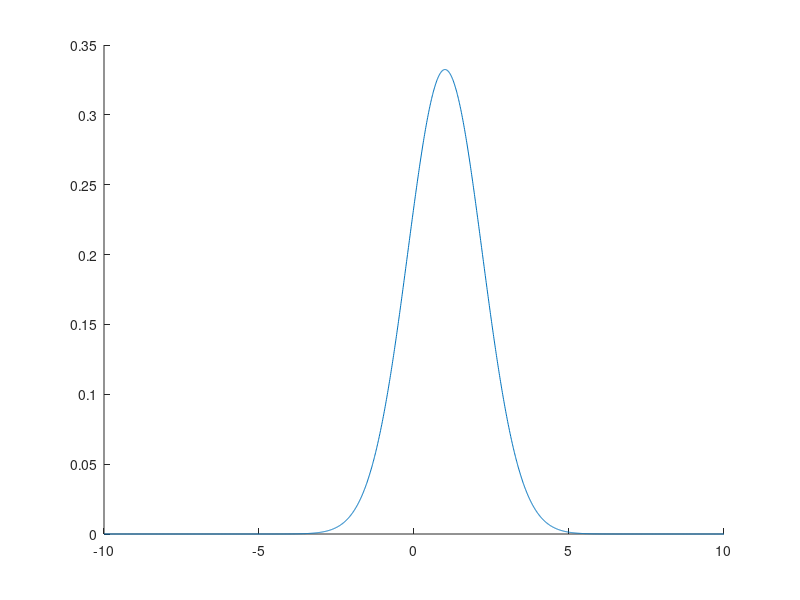

Here is the MATLAB script that generated this plot: (Note: this script raises an error after producing the figure.)
% momentGeneratingFuncTutorial
% Michael Shadlen 2003
% Revision date June 28, 2004
% Feb 2007, minor edits

% Dependencies: mgf.m

% This tutorial introduces the moment generating function. It complements (and
% repeats to some extent) the section in my mathematica tutorial on Wald's
% identity (Wald_identity.nb). 
%
% My goal is to develop a few basic intuitions that are essential for
% understanding Wald's identity and its connection to the psychometric function.
% Here are the topics you need to understand.
% The basic definition of the MGF
% The use of the MGF to calculate moments
% The MFG for a random variable, z, that is the sum of two independent random
% variables, x + y, is the product of the MGF's associated with these two random
% variables. 
% Intuitions for why the moment generating function looks the way it does. One
% of the more important goals is to gain an intuition for how changes in the
% properties of a random variable, its mean and variance, affect a special point
% on the moment generating function where it reaches 1: the special root,
% theta1. The reason we care about this is spelled out in the mathematica
% tutorial. It is the connection between Wald's Identity and the psychometric
% function.
%

% This short tutorial accomplishes two things. In part 1, we define the moment
% generating function (mgf) and use it to compute moments (hence the name). In
% the second part, we look for the existence of a special root to the mgf. This
% is the nonzero solution of the equation mgf(z) = 0. 

%%%%%%%%%%%%%%%%%%%%%%%%%%%%%%
%% Part 1. The Moment Generating Function. Definition and properties
% 
% The MGF is a transform of a probability function or a probability density
% function. The PDF, f(x),  is the likelihood (or probability) of observing a
% random value, x. The MFG, M(theta) is a function of a new variable. Think of
% it the same way you would think of a fourier or laplace transform.

% Let's begin with an example of something familiar.
clear all

% define an x axis. We use x for the random variable
dx = .01;            % use this to control the sampling interval for x
x = [-10:dx:10]';

% Let's start with the normal distribution. We'll play with other distributions
% later.
u = 1; s = 1.2;       % mean and standard deviation
pdf = normpdf(x,u,s);

% Look at the probability density function (pdf)
figure(1), clf, hold on, plot(x,pdf)
axprefs(gca)
xlabel('x'); ylabel('Probability density')

% The moment generating function is a function of a new variable, theta. It is
% the expected value of exp(theta*x), where x is our random variable. Notice
% that for any value of theta, the expectation of e^(theta*x) is a number.

% define a theta axis. You may have to try a different range, depending on your
% choice of mean, stdev, etc.
dtheta = .01;       %  the grain of the axis
theta = [-3:dtheta:1]';

% The mgf at each value of theta is the expectation of exp(thata(i) * x)
% The expectation is just the  sum of exp(thata(i) * x) with each term weighted
% by the probability of of observing x. For example, when theta = 0
i = find(theta==0)  % i is the index to the theta vector, such that theta(i) is 0.
y = trapz(x, exp(theta(i).*x)  .* pdf)
% Convince yourself that all moment generating functions must return 1 at M(0).

% Try some other values.

% I wrote a function to handle processing of a vector of values in theta
y = mgf(theta,x,pdf);
figure(2), clf, hold on, plot(theta,y)
axprefs(gca); xlabel('\theta'); ylabel('M(\theta)')
set(gca,'YLim',[min([-.1 min(get(gca,'YLim'))]) 5])
line(get(gca,'XLim'),[1 1], 'LineStyle','--');

% The goal of the next section is to get a feel for why the MGF looks the way it
% does. Let's just notice a few things about this function. We already noticed
% that the value at theta=0 is 1. It should also be obvious that all values must
% be greater than or equal to 0.  Remember, it's just a weighted average of
% exp(...).  Notice that on one side of 0, the function keeps getting bigger. On
% the other side of 0, it dips below 1 and then rises again, crossing 1 at
% another point. That crossing point  turns out to be very important for
% psychophysics. We'll spend time on it later. 
 % For the moment (no pun intended) let's develop an
% intuition for these properties.

% The moment generating function has its name because if you take its derivative
% at theta=0, you get the 1st moment of x. In other words the mean. If you take
% the second derivative, again evaluated at theta=0, you obtain the 2nd moment:
% the average of the square of x. And so forth for higher derivatives and
% moments. This is easy to see in the math. Look at section 1.2 of
% Wald_identity.nb.  Here, let's convince ourselves of this using numerical
% approximations.

% The first moment is the expectation of x (i.e., the mean). We know what to
% expect, because we set the mean = u
u
% Or we can get this from 
normstat(u,s)
% or by calculating the expectation as the weighted sum of x's (weights from the
% pdf)
trapz(x,x .* pdf)
% OR we can differentiate the mgf and evaluate the derivative at 0
% To differentiate, we use diff
d = diff(y) ./ dtheta;
% These are right sided differences x(2)-x(1), x(3)-x(2), ... 
% the derivative at theta=0 is not represented directly. We'll approximate it by
% looking at the two vals on either side of 0
n = find(theta==0)
% interpolate to approximate the value of the derivative at 0.
derivAt0 = mean([d(n-1) d(n)])

% This also provides some intution for why the MGF's appearance. At theta=0, we
% know that the tangent to the curve should have slope = u.

% show the deriv on the fig
L = abs(theta) < .35;
tanLine = derivAt0*theta +1;
plot(theta(L), tanLine(L),'k')

% The second moment is the expectation of x^2. We also know what this should be,
% because we set u and s, above.
% Since the variance is <x^2> - <x>^2,  the second moment should be
m2 = s^2 + u^2
% or calculating directly
trapz(x,x.^2 .* pdf)
% or using the moments
dd = diff(y,2) ./ dtheta^2;
dd(n-1)         % 2nd derivative evaluated at 0

% Looking at the curve, we're not surprised that it is convex up at theta=0. The
% second moment has to be positive. If the variance were larger, then the degree
% of convexity would increase, making for a tighter U-shaped curve. Let's pay
% attention to the point on the left portion of the curve where it crosses the
% dashed line. The value of theta where this occurs is theta_1. This value is
% going to turn out to be very important to us. So pay close attention to this
% point in the following graphs.
%
u1 = 1; s1 = 1.2;       % mean and standard deviation
u2 = u1; s2 = 1.5 * s1;  % same mean, bigger stdev
pdf1 = normpdf(x,u1,s1);
pdf2 = normpdf(x,u2,s2);
MGF1 = mgf(theta,x,pdf1);
MGF2 = mgf(theta,x,pdf2);
% Look at the probability density function (pdf)
figure(1), clf, hold on, plot(x,pdf1, x, pdf2)
axprefs(gca)
xlabel('x'); ylabel('Probability density')
title('same mean, larger stdev')
% and MGF
figure(2), clf, hold on, plot(theta,MGF1,theta, MGF2)
axprefs(gca); xlabel('\theta'); ylabel('M(\theta)')
set(gca,'YLim',[min([-.1 min(get(gca,'YLim'))]) 5])
line(get(gca,'XLim'),[1 1], 'LineStyle','--');
L = abs(theta) < .35;
tanLine1 = u1*theta +1;
tanLine2 = u2*theta +1;
plot(theta(L), tanLine1(L),theta(L), tanLine2(L))
title('same mean, larger stdev (green)')

% This is an important intuition to hang on to. If the convexity were greater,
% the second point where the curve crosses the horizontal line would move closer
% to theta=0.  In other words theta_1 would be smaller in absolute magnitude. 

% If the variance were smaller, the convexity would be lower and theta_1 would
% move off to the left, further from 0.
%
u1 = 1; s1 = 1.2;       % mean and standard deviation
u2 = u1; s2 = .7 * s1;  % same mean, smaller stdev
pdf1 = normpdf(x,u1,s1);
pdf2 = normpdf(x,u2,s2);
MGF1 = mgf(theta,x,pdf1);
MGF2 = mgf(theta,x,pdf2);
% Look at the probability density function (pdf)
figure(3), clf, hold on, plot(x,pdf1, x, pdf2)
axprefs(gca)
xlabel('x'); ylabel('Probability density')
title('same mean, smaller stdev')
% and MGF
figure(4), clf, hold on, plot(theta,MGF1,theta, MGF2)
axprefs(gca); xlabel('\theta'); ylabel('M(\theta)')
set(gca,'YLim',[min([-.1 min(get(gca,'YLim'))]) 5])
line(get(gca,'XLim'),[1 1], 'LineStyle','--');
L = abs(theta) < .35;
tanLine1 = u1*theta +1;
tanLine2 = u2*theta +1;
plot(theta(L), tanLine1(L),theta(L), tanLine2(L))
title('same mean, smaller stdev')



% If the mean were larger, but the convexity did not change,
% then the slope at 0 would increase, and that would push theta_1 away from 0.
%
u1 = 1; s1 = 1.2;       % mean and standard deviation
u2 = 1.5*u1; s2 = s1;  % larger mean, same stdev
pdf1 = normpdf(x,u1,s1);
pdf2 = normpdf(x,u2,s2);
MGF1 = mgf(theta,x,pdf1);
MGF2 = mgf(theta,x,pdf2);
% Look at the probability density function (pdf)
figure(5), clf, hold on, plot(x,pdf1, x, pdf2)
axprefs(gca)
xlabel('x'); ylabel('Probability density')
title('larger mean, same stdev')
% and MGF
figure(6), clf, hold on, plot(theta,MGF1,theta, MGF2)
axprefs(gca); xlabel('\theta'); ylabel('M(\theta)')
set(gca,'YLim',[min([-.1 min(get(gca,'YLim'))]) 5])
line(get(gca,'XLim'),[1 1], 'LineStyle','--');
L = abs(theta) < .35;
tanLine1 = u1*theta +1;
tanLine2 = u2*theta +1;
plot(theta(L), tanLine1(L),theta(L), tanLine2(L))
title('larger mean, same stdev')

% If the mean were smaller, but the convexity did not change,
% then the slope at 0 would decrease, and that pull theta_1 closer to the origin
%
u1 = 1; s1 = 1.2;       % mean and standard deviation
u2 = .75*u1; s2 = s1;  % smaller mean, same stdev
pdf1 = normpdf(x,u1,s1);
pdf2 = normpdf(x,u2,s2);
MGF1 = mgf(theta,x,pdf1);
MGF2 = mgf(theta,x,pdf2);
% Look at the probability density function (pdf)
figure(7), clf, hold on, plot(x,pdf1, x, pdf2)
axprefs(gca)
xlabel('x'); ylabel('Probability density')
title('smaller mean, same stdev')
% and MGF
figure(8), clf, hold on, plot(theta,MGF1,theta, MGF2)
axprefs(gca); xlabel('\theta'); ylabel('M(\theta)')
set(gca,'YLim',[min([-.1 min(get(gca,'YLim'))]) 5])
line(get(gca,'XLim'),[1 1], 'LineStyle','--');
L = abs(theta) < .35;
tanLine1 = u1*theta +1;
tanLine2 = u2*theta +1;
plot(theta(L), tanLine1(L),theta(L), tanLine2(L))
title('smaller mean, same stdev')

% Now check this out. We can pit these two tendencies against each other. It
% turns out that their effects cancel if we change the mean and variance by the
% same amount. 

u1 = 1; s1 = 1.2;       % mean and standard deviation
u2 = 1.5*u1; s2 = sqrt(1.5)*s1;  % proportionately larger mean and variance
pdf1 = normpdf(x,u1,s1);
pdf2 = normpdf(x,u2,s2);
MGF1 = mgf(theta,x,pdf1);
MGF2 = mgf(theta,x,pdf2);
% Look at the probability density function (pdf)
figure(9), clf, hold on, plot(x,pdf1, x, pdf2)
axprefs(gca)
xlabel('x'); ylabel('Probability density')
title('mean and variance scaled identically')
% and MGF
figure(10), clf, hold on, plot(theta,MGF1,theta, MGF2)
axprefs(gca); xlabel('\theta'); ylabel('M(\theta)')
set(gca,'YLim',[min([-.1 min(get(gca,'YLim'))]) 5])
line(get(gca,'XLim'),[1 1], 'LineStyle','--');
L = abs(theta) < .35;
tanLine1 = u1*theta +1;
tanLine2 = u2*theta +1;
plot(theta(L), tanLine1(L),theta(L), tanLine2(L))
title('mean and variance scaled identically')

% That's an important observation. For the gaussian distribution this special crossing
% point, theta_1, is a function of the ratio of variance and mean. If they are
% kept the same, theta_1 does not change. That's not to say that the MGF doesn't
% change. You can see from Figure 10 that it does. But that value, theta_1, is
% going to turn out to be pivotal to the performance.

% Already, you should be scratching your head skeptically. Shouldn't performance
% have something to do with signal to noise ratio, hence mean and standard
% deviation? Yet the theta_1 depends on mean and *variance*.  Store the thought.
% We have yet to connect theta_1 to the psychometric function.


% Let's expand our intuitions by looking at MGFs associated with mean=0 or mean
% < 0.  Let's start with the former.

% When the mean is zero, we know that the slope of the MGF at theta=0 is flat.
% Moreover, the function is convex up. So there's no 2nd crossing of the
% horizontal line. theta_1 is effectively 0. 
%
u1 = 0; s1 = 1.2;       % mean 0; same standard deviation as above
u2 = 0; s2 = sqrt(1.5)*s1;  % same mean, bigger variance
pdf1 = normpdf(x,u1,s1);
pdf2 = normpdf(x,u2,s2);
MGF1 = mgf(theta,x,pdf1);
MGF2 = mgf(theta,x,pdf2);
% Look at the probability density function (pdf)
figure(11), clf, hold on, plot(x,pdf1, x, pdf2)
axprefs(gca)
xlabel('x'); ylabel('Probability density')
title('mean = 0, green has larger variance')
% and MGF
figure(12), clf, hold on, plot(theta,MGF1,theta, MGF2)
axprefs(gca); xlabel('\theta'); ylabel('M(\theta)')
set(gca,'YLim',[min([-.1 min(get(gca,'YLim'))]) 5])
line(get(gca,'XLim'),[1 1], 'LineStyle','--');
L = abs(theta) < .35;
tanLine1 = u1*theta +1;
tanLine2 = u2*theta +1;
plot(theta(L), tanLine1(L),theta(L), tanLine2(L))
title('mean = 0, green has larger variance')

% When the mean is less than 0, everything simply flips around the y-axis
% I think this only seems obvious, but if you think about it (or do the math)
% you'll see that  if pdf2(x) = pdf1(-x), then the weighted averages of
% exp(theta*x) with weights given by pdf2 have to correspond to the opposite
% signed theta. In any case we can see this graphically.


% I'll extend the range of theta so we can appreciate the symmetry.
th2 = [-3:dtheta:3]';

u1 = 1; s1 = 1.2;       % mean and standard deviation
u2 = -u1; s2 = s1;  % opposite sign mean, same stdev
pdf1 = normpdf(x,u1,s1);
pdf2 = normpdf(x,u2,s2);
MGF1 = mgf(th2,x,pdf1);
MGF2 = mgf(th2,x,pdf2);
% Look at the probability density function (pdf)
figure(13), clf, hold on, plot(x,pdf1, x, pdf2)
axprefs(gca)
xlabel('x'); ylabel('Probability density')
title('opposite means')
% and MGF
figure(14), clf, hold on, plot(th2,MGF1,th2, MGF2)
axprefs(gca); xlabel('\theta'); ylabel('M(\theta)')
set(gca,'YLim',[min([-.1 min(get(gca,'YLim'))]) 5])
line(get(gca,'XLim'),[1 1], 'LineStyle','--');
L = abs(th2) < .35;
tanLine1 = u1*th2 +1;
tanLine2 = u2*th2 +1;
plot(th2(L), tanLine1(L),th2(L), tanLine2(L))
title('opposite means')

% The ability to think about the negative version of a random variable will be
% important in a moment when we consider sums of RVs.

% Make some figs for 

for i = 1:14
    figure(i)
    s = sprintf('print -dtiffnocompression mgfFig%d.tif', i)
    eval(s)
end



%%%%%%%%%%%%%%%%%%%%%%%%%%%%%%%%%%%%%%%%%
%% Part 2. The MGF of a sums & differences of RVs
%%%%%%%%%%%%%%%%%%%%%%%%%%%%%%%%%%%%%%%%%
%
% I may fill this in with more intuition later. But here's the bottom line.
% Suppose x1 has distribution pdf1(x) and moment generating function M1(theta),
% and suppose x2 has distribution pdf2(x) and moment generating function
% M2(theta).  Consider the random variable, z. It has a pdf that is the
% convolution of pdf1(x) and pdf2(x). It has a moment generating function that
% is the product M1(theta).*M2(theta). 
%
% It may seem surprising that the pdf(z) is a convolution, but think about it.
% Suppose we know the value, x1. Then the conditional probability of observing
% any z as the sum x1 + x2  is the probability of choosing x2 = z-x1. That's pdf2(z-x1). To get the
% probability of getting z from the any sum, it's just a matter of integrating
% this conditional probability across all possible values of x1. 
%  
% pdf(z) =  integral of pdf1(x1) .* pdf2(z-x1)
%
% In other words pdf(z) = conv(pdf1, pdf2)
% 
% I'm not writing real matlab code here. We would have to be careful about axes.
%
% I'm not going to go through the math, but instead I'm appealing to an intution
% that I hope we share. If we were dealing with functions of time or space, we
% would know that the fourier transform of pdf(z) would be the product of the
% fourier transforms of pdf1 and pdf2. The moment generating function is a lot
% like a fourier transform.
%
% I may flesh this out one day.
%
% There are two points relevant to our topic. First, if we were to make a new RV
% from the difference of two RVs, we need simply multiply the M1(theta) by
% M2(-theta). That's because we're adding x1 and -x2. Second, when we look at
% Wald's identity, we should not be surprised the the moment generating function
% for a sum of RVs is equal to the product of MGFs for the increments. 
%%%%%%%%%%%%%%%%%%%%%%%%%%%%%%%%%%%%%%%%%



%%%%%%%%%%%%%%%%%%%%%%%%%%%%%%%%%%%%%%%%%
% The mfg of a variety of RVs formed by taking the difference of two RVs
% has a nonzero theta_1. Recall that if z is the sum of two RVs, x + y, each
% with mfg Mx(theta) and My(theta), the mgf associated with z is
%
% Mz = Mx(theta).*My(theta). 
% Subtraction is like adding one of the RVs with its sign switched. This is
% Mx(theta).*My(-theta)
% 

% Let's look at the dfference between two RVs described by two weibull
% distributions. 
%
x = [0:dx:20];
%
pdf1 = weibpdf(x,.02,3);
pdf2 = weibpdf(x,.01,3);
%
figure(1), clf
plot(x,pdf1,x,pdf2)
axprefs(gca)
xlabel('x'); ylabel('Probability density')

theta = [-1:dtheta:1]';
% MGF for the difference of the 2nd Weibull minus the 1st. Notice the
% negative theta on the 1st mgf.
y = mgf(-theta,x,pdf1) .* mgf(theta,x,pdf2) ;

figure(2), clf, hold on
plot(theta,y,'k-','LineWidth',2)
axprefs(gca); xlabel('\theta'); ylabel('M(\theta)')
set(gca,'YLim',[min([.5 .5*min(y)]) 2])
hl = line(get(gca,'XLim'),[1 1])
set(hl,'LineStyle','--','Color','k')

% Use the MGF to get the mean difference. 
d = diff(y) ./ diff(theta);
n = find(theta==0);
% interpolate to approximate the value of the derivative at 0.
derivAt0 = mean([d(n-1) d(n)]);
meanEst = derivAt0
% show the deriv on the fig
L = abs(theta) < .2;
tanLine = derivAt0*theta +1;
plot(theta(L), tanLine(L),'k')

% The second moment is
dd = diff(y,2) ./ dtheta^2;
deriv2At0 = dd(n-1)         % 2nd derivative evaluated at 0
varEst = deriv2At0 - derivAt0^2

% Compare our estimates of mean and variance
[m1 v1] = weibstat(.01,3)
[m2 v2] = weibstat(.02,3)
meanTrue = m1 - m2
varTrue = v2 + v1


%%%%%%%%%%%%%%%%
% Try the same thing again with difference of normals.
%
x = [0:dx:20];
%
pdf1 = normpdf(x,8,1);
pdf2 = normpdf(x,8.5,1);

figure(1), clf
plot(x,pdf1,x,pdf2)
axprefs(gca)
xlabel('x'); ylabel('Probability density')

theta = [-1:dtheta:1]';
% MGF for the difference of the 2nd RV minus the 1st. Notice the
% negative theta on the 1st mgf.
y = mgf(-theta,x,pdf1) .* mgf(theta,x,pdf2) ;

figure(2), clf, hold on
plot(theta,y,'k-','LineWidth',2)
axprefs(gca); xlabel('\theta'); ylabel('M(\theta)')
set(gca,'YLim',[min([.5 .5*min(y)]) 2])
hl = line(get(gca,'XLim'),[1 1])
set(hl,'LineStyle','--','Color','k')


% Use the MGF to get the mean difference. 
d = diff(y) ./ diff(theta);
n = find(theta==0);
% interpolate to approximate the value of the derivative at 0.
derivAt0 = mean([d(n-1) d(n)]);
meanEst = derivAt0
% show the deriv on the fig
L = abs(theta) < .2;
tanLine = derivAt0*theta +1;
plot(theta(L), tanLine(L),'k')

% The second moment is
dd = diff(y,2) ./ dtheta^2;
deriv2At0 = dd(n-1)         % 2nd derivative evaluated at 0
varEst = deriv2At0 - derivAt0^2



%%%%%%%%%%%%%%%%%%%%%%%%%%%%%%%%
%% Part 3. Relationship between theta_1 and intensity for several "difference"
% distributions. The basic plan here is to consider a pair of random values
% drawn from two distributions. The expectation (and variance) of the RVs
% changes as a function of intensity. The canonical example is that a change in
% intensity leads to a proporational increase and decrease in the two RVs,
% respectively. From these two RVs, we create a difference variable. This
% difference variable has an expetations (trivial) and it has a moment
% generating function. We're interested in the theta_1 term and how it varies as
% a function of the expected difference. 
%
% The reason we care about this is as follows. If the difference RV furnishes
% the increments in a random walk or diffusion, such that the cumulative sum
% begins at 0 and accumulates  until it 
% hits an upper  barrier at +A or a lower barrier at -A, then the probability of
% hitting the A barrier is a logistic function of theta_1 * A.  
%
% If we know how intensity translates to a difference signal, and if we can say
% something about the probability distribution, then we can relate intensity to
% the psychometric function. 
%
% This section gives us a feel for the kind of conditions in which the
% probabilty of stopping at +A as a function of intensity is logistic.

% The following blocks of code illustrate a variety of difference variables that
% might be related to intensity.

% Difference Poissons. Intensity scales the expectations symmetrically for
% opposing sources of evidence
theta = [-5:dtheta:5]';     % the axis has to be symmetric about 0.
u1list = [10:.5:14]';
u2list = [10:-.5:6]';
% These are fun to compare. Suppose the "antineuron" does not attenuate.
% u1list = [10:1:18]';
% u2list = repmat(10,size(u1list));

meandiffList = u1list - u2list
figure(1), clf, hold on
for i = 1:length(u1list)
    pdf1 = poisspdf(x,u1list(i));
    pdf1 = pdf1 / trapz(x,pdf1);
    pdf2 = poisspdf(x,u2list(i));
    pdf2 = pdf2 / trapz(x,pdf2);
    
    MGF1 = mgf(theta,x,pdf1);
    MGF2 = mgf(theta,x,pdf2);
    MGFd = MGF1 .* flipud(MGF2);
    plot(theta,MGFd);
    set(gca, 'YLim', [.5 2])
    % Get the root. We're dealing with positive means. So we know where to look
    if meandiffList(i) == 0
        theta1(i) = 0;
    else
        L = theta < -.1;
        k = find(abs((MGFd.*L)-1)  == min(abs((MGFd.*L)-1)))
        theta1(i) = theta(k);
        line([theta(k) theta(k)], [.5 2])
        line(get(gca,'XLim'), [1 1])
    end
    drawnow
end
figure(2),clf, hold on
plot(u1list-u2list,-theta1,'ro')
lsline
axprefs(gca)
xlabel('Mean difference')
ylabel('\theta_1')
title('\Delta Poisson: means scale with intensity')

% Difference of gaussians. Assume variance scales w/ mean
theta = [-5:dtheta:5]';     % the axis has to be symmetric about 0.
u1list = [10:.5:14]';
u2list = [10:-.5:6]';
fano = .3
s1list = sqrt(fano * u1list)
s2list = sqrt(fano * u2list)

meandiffList = u1list - u2list
figure(3), clf, hold on
for i = 1:length(u1list)
    pdf1 = normpdf(x,u1list(i),s1list(i));
    pdf1 = pdf1 / trapz(x,pdf1);
    pdf2 = normpdf(x,u2list(i),s2list(i));
    pdf2 = pdf2 / trapz(x,pdf2);
    
    MGF1 = mgf(theta,x,pdf1);
    MGF2 = mgf(theta,x,pdf2);
    MGFd = MGF1 .* flipud(MGF2);
    plot(theta,MGFd);
    set(gca, 'YLim', [0 2])
    % Get the root. We're dealing with positive means. So we know where to look
    if meandiffList(i) == 0
        theta1(i) = 0;
    else
        L = theta < -.1;
        k = find(abs((MGFd.*L)-1)  == min(abs((MGFd.*L)-1)))
        theta1(i) = theta(k);
        line([theta(k) theta(k)], get(gca,'YLim'))
        line(get(gca,'XLim'), [1 1])
    end
    drawnow
end
figure(4),clf, hold on
plot(u1list-u2list,-theta1,'o')
lsline
axprefs(gca)
xlabel('Mean difference')
ylabel('\theta_1')
title('\Delta Gaussian: means scale symmetrically with intensity, var pop to mean')


% Difference of gaussians, under the assumption of assymetric changes to the positively and
% negatively changing means (Pref and Null directions). Assume variance scales
% w/ mean. This is an important case, because it represents a departure from
% conditions that make theta_1 scale with intensity. Nevertheless, it's awfully
% close.
theta = [-5:dtheta:5]';     % the axis has to be symmetric about 0.
u1list = [10:.5:14]'
nfact = 0   % Intensity affects the declining mean by nfact relative the the increasing mean. Use nfact=1 for symmetric changes. 
u2list = u1list(1) + nfact * (u1list(1) - u1list)
fano = .3
s1list = sqrt(fano * u1list)
s2list = sqrt(fano * u2list)

meandiffList = u1list - u2list
figure(5), clf, hold on
for i = 1:length(u1list)
    pdf1 = normpdf(x,u1list(i),s1list(i));
    pdf1 = pdf1 / trapz(x,pdf1);
    pdf2 = normpdf(x,u2list(i),s2list(i));
    pdf2 = pdf2 / trapz(x,pdf2);
    
    MGF1 = mgf(theta,x,pdf1);
    MGF2 = mgf(theta,x,pdf2);
    MGFd = MGF1 .* flipud(MGF2);
    plot(theta,MGFd);
    set(gca, 'YLim', [0 2])
    % Get the root. We're dealing with positive means. So we know where to look
    if meandiffList(i) == 0
        theta1(i) = 0;
    else
        L = theta < -.1;
        k = find(abs((MGFd.*L)-1)  == min(abs((MGFd.*L)-1)))
        theta1(i) = theta(k);
        line([theta(k) theta(k)], get(gca,'YLim'))
        line(get(gca,'XLim'), [1 1])
    end
    drawnow
end
figure(6),clf, hold on
plot(u1list-u2list,-theta1,'o')
lsline
axprefs(gca)
xlabel('Mean difference')
ylabel('\theta_1')
title('\Delta Gaussian: means scale asymmetrically with intensity, var pop to mean')
p = polyfit(u1list,-theta1,1)



% Difference of lognormal distributions. I chose lognormals to illustrate an
% extreme case.  Look at the pdfs. I have yet to do the algebra to see why
% theta_1 is linear in the difference variable, but I suspect it's trivial.
% Sorry to be so irresponsible. 

theta = .1 * [-5:dtheta:5]';     % the axis has to be symmetric about 0.
u1list = [2: .05: 2.4]'
nfact = 1   % Intensity affects the declining mean by nfact relative the the increasing mean. Use nfact=1 for symmetric changes. 
u2list = u1list(1) + nfact * (u1list(1) - u1list)
meandiffList = u1list - u2list
theta1 = repmat(nan, size(meandiffList));

figure(7), clf, hold on
for i = 1:length(u1list)

    pdf1 = lognpdf(x,u1list(i),1);
    pdf1 = pdf1 / trapz(x,pdf1);
    pdf2 = lognpdf(x,u2list(i),1);
    pdf2 = pdf2 / trapz(x,pdf2);
    figure(3), clf, hold on
    plot(x,pdf1, x,pdf2)
    
    MGF1 = mgf(theta,x,pdf1);
    MGF2 = mgf(theta,x,pdf2);
    MGFd = MGF1 .* flipud(MGF2);
    figure(1)
    plot(theta,MGFd);
    set(gca, 'YLim', [0 2])
    % Get the root. We're dealing with positive means. So we know where to look
    if meandiffList(i) == 0
        theta1(i) = 0;
    else
        L = theta < -.01;
        k = find(abs((MGFd.*L)-1)  == min(abs((MGFd.*L)-1)))
        theta1(i) = theta(k);
        line([theta(k) theta(k)], get(gca,'YLim'))
        line(get(gca,'XLim'), [1 1])
    end
    drawnow
end
figure(8),clf, hold on
plot(meandiffList,-theta1,'o')
lsline
axprefs(gca)
xlabel('Mean difference')
ylabel('\theta_1')
title('\Delta log: means scale asymmetrically with intensity, var pop to mean')


% Difference between uniform distributions. We'll leave the subtracted
% distribution alone.
theta =  10*[-5:dtheta:5]';     % the axis has to be symmetric about 0.
b1list  = [2:6]';
a1list = b1list - 5;
a2list = repmat(a1list(1),size(a1list));
b2list = repmat(b1list(1),size(b1list));

meandiffList = (b1list+a1list)/2 - (b2list+a2list)/2
theta1 = repmat(nan, size(meandiffList));

figure(9), clf, hold on
for i = 1:length(a1list)

    pdf1 = unifpdf(x,a1list(i),b1list(i));
    pdf1 = pdf1 / trapz(x,pdf1);
    pdf2 = unifpdf(x,a2list(i),b2list(i));
    pdf2 = pdf2 / trapz(x,pdf2);
    figure(3), clf, hold on
    plot(x,pdf1, x,pdf2)
    
    MGF1 = mgf(theta,x,pdf1);
    MGF2 = mgf(theta,x,pdf2);
    MGFd = MGF1 .* flipud(MGF2);
    figure(1)
    plot(theta,MGFd);
    set(gca, 'YLim', [0 2])
    % Get the root. We're dealing with positive means. So we know where to look
    if meandiffList(i) == 0
        theta1(i) = 0;
    else
        L = theta < -.01;
        k = find(abs((MGFd.*L)-1)  == min(abs((MGFd.*L)-1)))
        theta1(i) = theta(k);
        line([theta(k) theta(k)], get(gca,'YLim'))
        line(get(gca,'XLim'), [1 1])
    end
    drawnow
end
figure(10),clf, hold on
plot(meandiffList,-theta1,'o')
lsline
axprefs(gca)
xlabel('Mean difference')
ylabel('\theta_1')


% Here's a bizarre case. Another difference in two uniform distributoins. But all
% we'll do is change the upper bound of one of the distributinos used to form
% the difference. This breaks the theta_1 vs. intensity relationship.
theta =  [-5:dtheta:5]';     % the axis has to be symmetric about 0.
b1list  = [2:6]';
a1list = repmat(0,size(b1list));
a2list = a1list;
b2list = repmat(b1list(1),size(b1list));

meandiffList = (b1list+a1list)/2 - (b2list+a2list)/2
theta1 = repmat(nan, size(meandiffList));

figure(11), clf, hold on
for i = 1:length(a1list)

    pdf1 = unifpdf(x,a1list(i),b1list(i));
    pdf1 = pdf1 / trapz(x,pdf1);
    pdf2 = unifpdf(x,a2list(i),b2list(i));
    pdf2 = pdf2 / trapz(x,pdf2);
    figure(3), clf, hold on
    plot(x,pdf1, x,pdf2)
    
    MGF1 = mgf(theta,x,pdf1);
    MGF2 = mgf(theta,x,pdf2);
    MGFd = MGF1 .* flipud(MGF2);
    figure(1)
    plot(theta,MGFd);
    set(gca, 'YLim', [0 2])
    % Get the root. We're dealing with positive means. So we know where to look
    if meandiffList(i) == 0
        theta1(i) = 0;
    else
        L = theta < -.01;
        k = find(abs((MGFd.*L)-1)  == min(abs((MGFd.*L)-1)))
        theta1(i) = theta(k);
        line([theta(k) theta(k)], get(gca,'YLim'))
        line(get(gca,'XLim'), [1 1])
    end
    drawnow
end
figure(12),clf, hold on
plot(meandiffList,-theta1,'o')
lsline
axprefs(gca)
xlabel('Mean difference')
ylabel('\theta_1')
